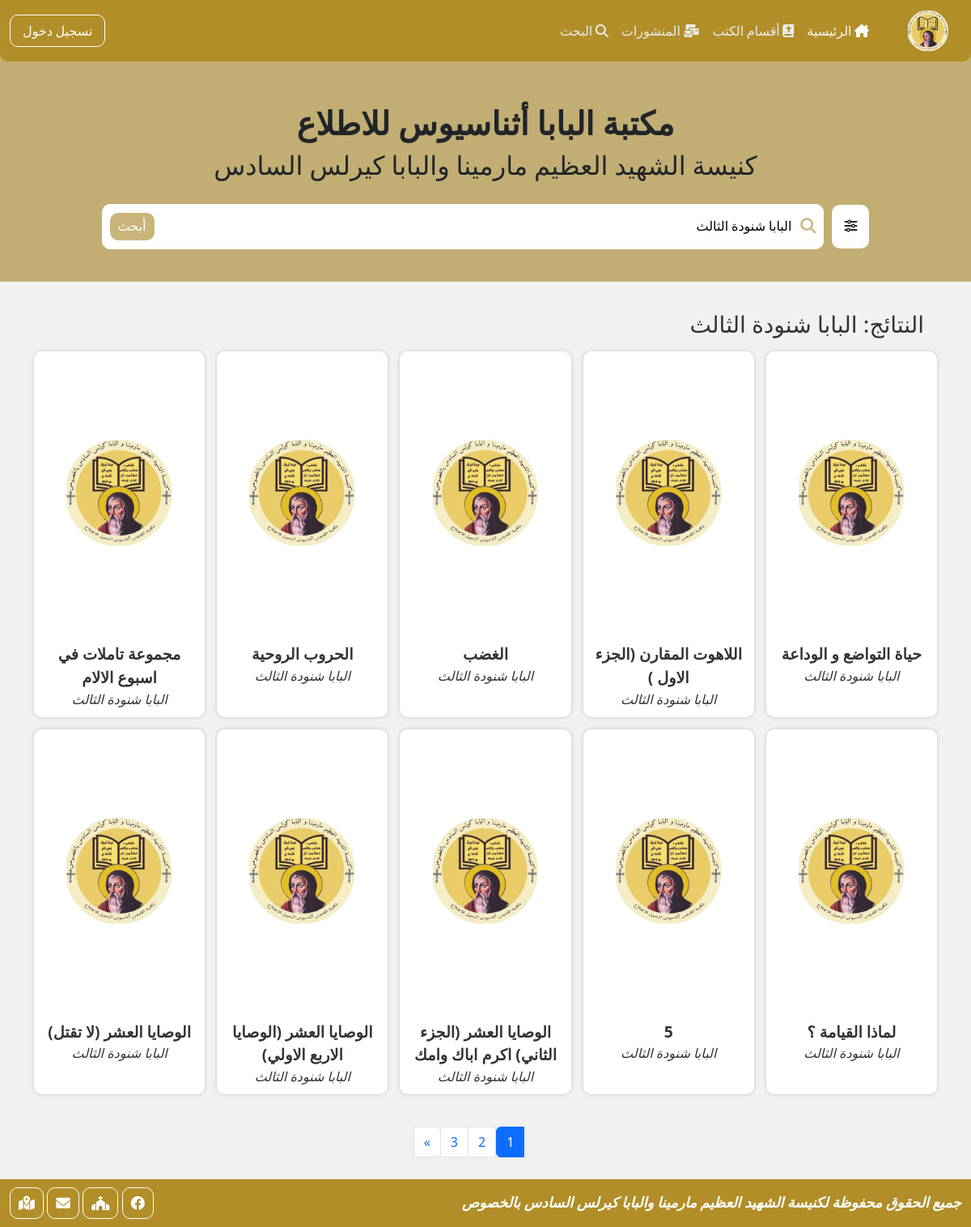
The app's page /search.php?select=section&page=1&title=البابا شنودة الثالث &search=أبحث with its own data.
### tables this page shows
CREATE TABLE `books` (
  `id` int NOT NULL,
  `code` varchar(512) DEFAULT NULL,
  `name` varchar(512) DEFAULT NULL,
  `img` varchar(255) NOT NULL,
  `part_number` varchar(255) DEFAULT 'N/A',
  `section` varchar(255) DEFAULT NULL,
  `series` varchar(512) DEFAULT NULL,
  `author` varchar(512) DEFAULT NULL,
  `publisher` varchar(512) DEFAULT NULL,
  `num_page` int DEFAULT NULL,
  `num_copy` int DEFAULT NULL,
  `unit_number` int DEFAULT NULL,
  `shelf_number` varchar(255) DEFAULT NULL,
  `position_book_sh` int DEFAULT NULL,
  `subjects` varchar(512) DEFAULT NULL,
  `visits` int NOT NULL,
  `add_time` datetime DEFAULT CURRENT_TIMESTAMP,
  `famous` int NOT NULL
);

### search.php (the view, shortened to what this page needs)
<?php
include("db/connect.php");
$title = '';
if (isset($_GET['search'])) {
  $str_replace = ['<', '>', 'SELECT', 'DELETE', 'DROP'];
  $unit = str_replace($str_replace, '', $_GET['unit']);
  $title = str_replace($str_replace, '', $_GET['title']);
  $type_search = filter_var($_GET['select'], FILTER_SANITIZE_EMAIL);
  function choose_type($type_search)
  {
    global $title, $unit;
    if ($type_search == 'name') {
      return "name LIKE '%$title%'";
    } elseif ($type_search == 'subjects') {
      return "subjects LIKE '%$title%'";
    } elseif ($type_search == 'shelf_number') {
      return "unit_number = '$unit' AND shelf_number = '$title'";
    } elseif ($type_search == 'section') {
      return "unit_name LIKE '%$title%'";
    } elseif ($type_search == 'author') {
      return "author LIKE '%$title%'";
    } elseif ($type_search == "all") {
      return "((name LIKE '%$title%') OR (subjects LIKE '%$title%') OR (author LIKE '%$title%'))";
    } else {
      return "name LIKE '%$title%'";
    }
  }
  $sql = $db->prepare("SELECT code FROM `books`, `unit` WHERE " . choose_type($type_search) . " AND (unit.unit_name = books.section);");
  $sql->execute();
  $rowCount = $sql->rowCount();
  $countBookPage = 10;
  $countPage = ceil($rowCount / $countBookPage);
  $numPage = $_GET['page'] . 0;
  $formula = "LIMIT $countBookPage OFFSET " . ($numPage - $countBookPage);
  $sql = $db->prepare("SELECT code, name, img, author FROM `books`, `unit` WHERE " . choose_type($type_search) . " AND (unit.unit_name = books.section) " . orderBy() . "  $formula;");
  $sql->execute();
  $results = $sql->fetchAll(PDO::FETCH_OBJ);
}
function update_par($upload_page)
{
  global $numPage;
  if ($numPage > $upload_page) {
    $strToArray = explode('&', $_SERVER['REQUEST_URI']);
    $site_page_paremter = array_search('page=' . $_GET['page'], $strToArray);
    if ($site_page_paremter == true) {
      $strToArray[$site_page_paremter] = "page=$upload_page";
    } else {
      $strToArray[] = "page=$upload_page";
    }
    $arrayToStr = implode('&', $strToArray);
    return $arrayToStr;
  }
}
?>
<!DOCTYPE html>
<html lang="ar" dir="rtl">
<head>
  <link rel="stylesheet" href="css/bootstrap.min.css" />
  <link rel="stylesheet" href="css/all.min.css" />
  <link rel="stylesheet" href="css/main.css" />
  <link rel="stylesheet" href="css/search.css" />
</head>
<body>
  <?php include("templates/header.php"); ?>
  <section class="search_box">
    <div class="search">
      <div class="container">
        <h1>مكتبة البابا أثناسيوس للاطلاع</h1>
        <h2>كنيسة الشهيد العظيم مارمينا والبابا كيرلس السادس</h2>
        <form action="" method="GET" class="form_box">
          <details class="filter">
            <summary><i class="fa-solid fa-sliders"></i></summary>
          </details>
          <div class="box_search">
            <i class="fa-solid fa-magnifying-glass icon_search"></i>
            <input type="text" class="btn_text" name="title" required value="<?php echo $title; ?>"
              placeholder="أكتب هنا ما تريد..." />
            <input type="submit" name="search" class="btn_search" value="أبحث" />
          </div>
        </form>
      </div>
    </div>
  </section>
  <section class="result">
    <div class="container">
      <h3 class='m-3'>النتائج:
        <?php echo $title; ?>
      </h3>
      <div class="books">
        <?php
        if (isset($results)) {
          foreach ($results as $book) {
            echo "
              <a href='book.php?code=$book->code' class='box'>
                <img src='image/books/$book->img' class='img' onerror='this.onerror=null;this.src=`image/layout/book.jpg`;'
                  alt='Background Image Book' loading='lazy' />
                <div class='text'>
                  <p class='title m-0'>$book->name</p>
                  <p class='write m-0'>$book->author</p>
                </div>
              </a>
            ";
          }
        }
        ?>
      </div>
      <div class="pagination">
        <ul class="pagination">
          <?php
          if (isset($results)) {
            for ($i = 1; $i <= $countPage; $i++) {
              if ($i == $_GET['page']) {
                echo "<li class='page-item'><a class='page-link active' href='" . update_par($i) . "'>$i</a></li>";
              } else {
                echo "<li class='page-item'><a class='page-link' href='" . update_par($i) . "'>$i</a></li>";
              }
            }
            if ($_GET['page'] != $countPage && $countPage != 0) {
              echo "
                <li class='page-item'>
                  <a class='page-link' href='" . update_par($_GET['page'] + 1) . "' aria-label='Next'>
                    <span aria-hidden='true'>&raquo;</span>
                  </a>
                </li>
              ";
            }
          }
          ?>
        </ul>
      </div>
    </div>
  </section>
</body>
</html>

### css/main.css (style rules this page uses)
html { scroll-behavior: smooth; }
body { min-height: 100vh; position: relative; }
:root { --trans: 0.4s; --main-color: #b18e27; --other-color: #99740487; --silver-color: #f1f1f1; --border-10: 10px; }
footer { position: absolute; width: 100%; bottom: 0; background-color: var(--main-color); padding: 10px 0; color: #fff; font-family: "Amiri", serif; font-size: 1.1rem; }
footer .container-fluid { display: flex; justify-content: space-between; align-items: center; }
footer p { font-weight: bold; font-style: italic; }
footer .icons a { display: inline-flex; text-decoration: none; color: inherit; padding: 10px; border-radius: 10px; border: solid 1px #fff; transition: var(--trans); }

### css/search.css (style rules this page uses)
body { background-color: var(--silver-color); }
.search_box .search { padding-top: 130px; padding-bottom: 40px; background-color: var(--other-color); font-family: "Amiri", serif; }
.search_box .search .container { display: flex; flex-direction: column; align-items: center; text-align: center; }
.search_box .search .container h1 { font-weight: bold; }
.search_box .search .container .form_box { display: flex; align-items: center; justify-content: center; gap: 10px; width: 100%; margin-top: 20px; }
.search_box .search .container .form_box .box_search { position: relative; background-color: #fff; border-radius: var(--border-10); padding: 15px 10px; }
.search_box .search .container .form_box .box_search { width: 80%; }
.search_box .search .container .form_box .icon_search { position: absolute; top: 48%; right: 10px; transform: translateY(-50%); color: var(--other-color); font-size: 1.2rem; }
.search_box .search .container .form_box .btn_text { width: 100%; background-color: transparent; outline: none; border: none; padding-right: 30px; font-family: inherit; }
.search_box .search .container .form_box .btn_search { position: absolute; top: 50%; left: 10px; transform: translateY(-50%); outline: none; border: none; background-color: var(--other-color); color: #fff; border-radius: var(--border-10); padding: 5px 10px; transition: var(--trans); }
.search_box .search .container .form_box .filter { position: relative; background-color: #fff; border-radius: var(--border-10); }
.search_box .search .container .form_box .filter summary { list-style: none; padding: 15px; }
.result { color: #333; position: relative; padding-top: 20px; padding-bottom: 70px; }
.result .books { display: grid; grid-template-columns: repeat(auto-fill, minmax(200px, 1fr)); gap: 15px; }
.result .books .box { color: inherit; text-decoration: none; text-align: center; transition: var(--trans); background-color: #fff; border-radius: var(--border-10); box-shadow: 0 0 5px 0 var(--bs-border-color-translucent); overflow: hidden; }
.result .books .box .img { max-width: 100%; height: 350px; }
.result .books .box .text { padding: 10px; }
.result .books .box .text .title { font-weight: bold; font-size: 1.2rem; }
.result .books .box .text .write { font-style: italic; }
.result .container .pagination { display: flex; justify-content: center; flex-wrap: wrap; margin-top: 20px; }

### records on screen
books: name "حياة التواضع و الوداعة", author "البابا شنودة الثالث"
books: name "اللاهوت المقارن (الجزء الاول )", author "البابا شنودة الثالث"
books: name "الغضب", author "البابا شنودة الثالث"
books: name "الحروب الروحية", author "البابا شنودة الثالث"
books: name "مجموعة تاملات في اسبوع الالام", author "البابا شنودة الثالث"
books: name "لماذا القيامة ؟", author "البابا شنودة الثالث"
books: name "5", author "البابا شنودة الثالث"
books: name "الوصايا العشر (الجزء الثاني) اكرم اباك وامك", author "البابا شنودة الثالث"
books: name "الوصايا العشر (الوصايا الاربع الاولي)", author "البابا شنودة الثالث"
books: name "الوصايا العشر (لا تقتل)", author "البابا شنودة الثالث"

### other values on screen
$title "البابا شنودة الثالث"
